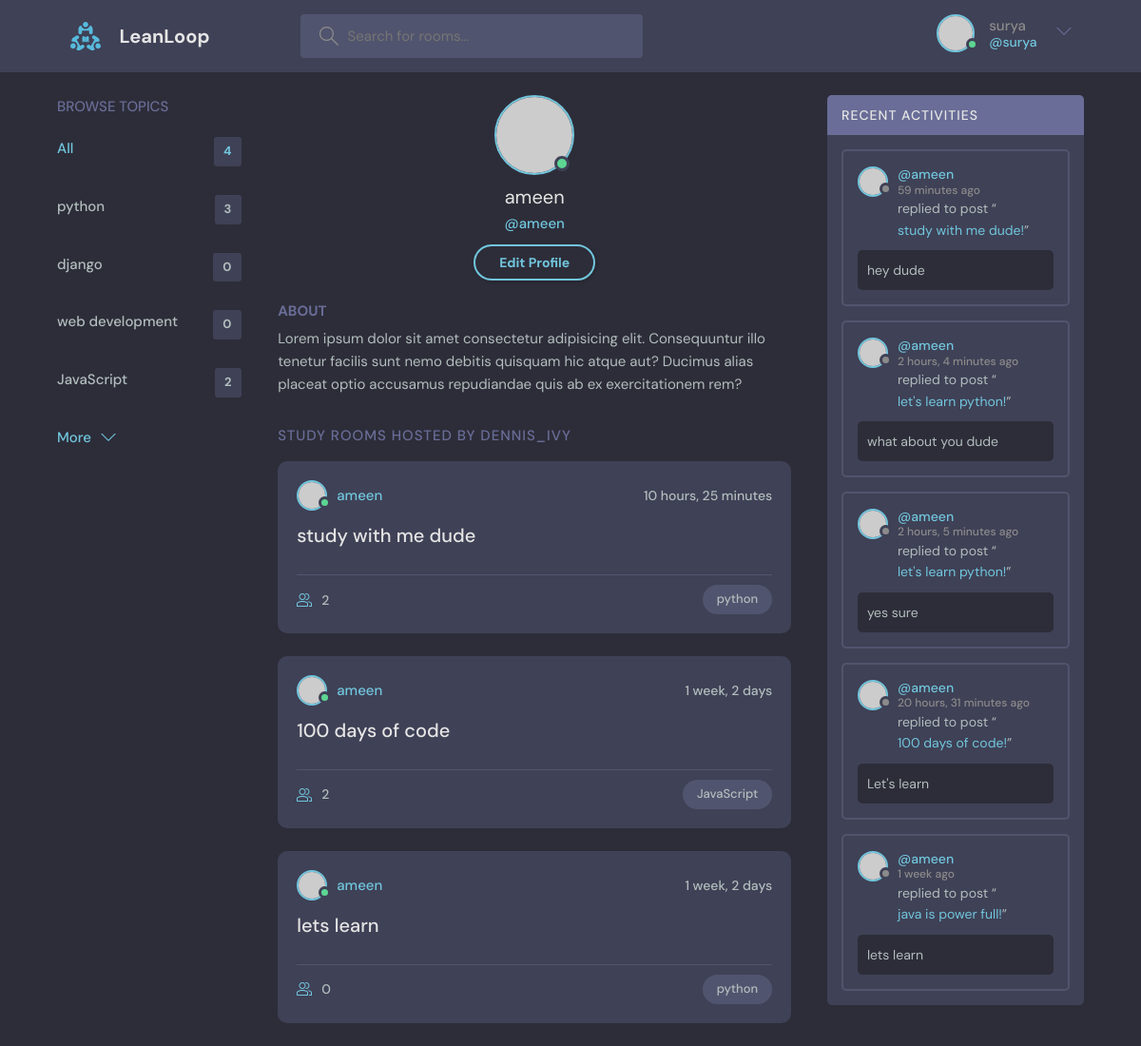
The app's page /profile/1 (signed in) with its own data.
### base/models.py (models this page shows, shortened)
class Topic(models.Model):
    name = models.CharField(max_length=200)

class Room(models.Model):
    host = models.ForeignKey(User, on_delete=models.SET_NULL,null=True)
    topic = models.ForeignKey(Topic, on_delete=models.SET_NULL,null=True)
    name = models.CharField(max_length=200)
    description = models.TextField(null = True, blank=True)
    participants = models.ManyToManyField(User,related_name='participants',blank=True)
    updated = models.DateTimeField(auto_now=True)
    created = models.DateTimeField(auto_now_add=True)
    class Meta:
        ordering = ['-updated' ,'-created']
    def __str__(self):
        return self.name

class Message(models.Model):
    user = models.ForeignKey(User, on_delete=models.CASCADE)
    room = models.ForeignKey(Room, on_delete=models.CASCADE)
    body = models.TextField()
    updated = models.DateTimeField(auto_now=True)
    created = models.DateTimeField(auto_now_add=True)
    class Meta:
        ordering = ['-updated' ,'-created']

### base/views.py (the view)
# urls.py: path("profile/<str:pk>", views.userProfile, name="user-profile"),
@login_required(login_url='/login')
def userProfile (request,pk):
    user = User.objects.get(id=pk)
    rooms = user.room_set.all()
    room_messages = user.message_set.all()
    topics = Topic.objects.all()
    context = {'user':user ,'rooms':rooms , 'room_messages':room_messages ,
               'topics':topics}
    return render(request , 'base/profile.html', context)

### base/templates/base/profile.html
{% extends "main.html" %}
{% block content %}
 <main class="profile-page layout layout--3">
    <div class="container">
      {% include "base/topics_component.html" %}
      <div class="roomList">
        <div class="profile">
          <div class="profile__avatar">
            <div class="avatar avatar--large active">
              <img src="https://randomuser.me/api/portraits/men/11.jpg" />
            </div>
          </div>
          <div class="profile__info">
            <h3>{{user.username}}</h3>
            <p>@{{user.username}}</p>
            <a href="edit-user.html" class="btn btn--main btn--pill">Edit Profile</a>
          </div>
          <div class="profile__about">
            <h3>About</h3>
            <p>
              Lorem ipsum dolor sit amet consectetur adipisicing elit. Consequuntur illo tenetur
              facilis sunt nemo debitis quisquam hic atque aut? Ducimus alias placeat optio
              accusamus repudiandae quis ab ex exercitationem rem?
            </p>
          </div>
        </div>
        <div class="roomList__header">
          <div>
            <h2>Study Rooms Hosted by dennis_ivy</a>
            </h2>
          </div>
        </div>
        {% include "base/feed_component.html" %}
      </div>
      {% include "base/activity_component.html" %}
    </div>
  </main>
{% endblock content %}

### templates/navbar.html (shortened to what this page needs)
{% load static %}
<header class="header header--loggedIn">
    <div class="container">
      <a href="{% url 'home' %}" class="header__logo">
        <img src="{% static 'images/logo.svg' %}" />
        <h1>LeanLoop</h1>
      </a>
      <form class="header__search" method="GET" action="{% url 'home' %}">
        <label>
          <input name="q" placeholder="Search for rooms..." />
        </label>
      </form>
      <nav class="header__menu">
        {% if request.user.is_authenticated %}
        <div class="header__user">
          <a href="profile.html">
            <div class="avatar avatar--medium active">
              <img src="https://randomuser.me/api/portraits/men/37.jpg" />
            </div>
            <p>{{request.user.username}}<span>@{{request.user.username}}</span></p>
          </a>
          <button class="dropdown-button">
            <svg version="1.1" xmlns="http://www.w3.org/2000/svg" width="32" height="32" viewBox="0 0 32 32">
              <title>chevron-down</title>
              <path d="M16 21l-13-13h-3l16 16 16-16h-3l-13 13z"></path>
            </svg>
          </button>
        </div>
        {% else %}
         <a href="{% url 'login' %}">
          <img src="{% static 'images/avatar.svg' %}" />
          <p>Login</p>
        </a>
        {% endif %}
      </nav>
    </div>
  </header>

### base/templates/base/topics_component.html
<div class="topics">
  <div class="topics__header">
    <h2>Browse Topics</h2>
  </div>
  <ul class="topics__list">
    <li>
      <a href="{% url 'home' %}" class="active">All <span>{{topics.count}}</span></a>
    </li>
    {% for topic in topics  %}
    <li>
      <a href="{% url 'home' %}?q={{topic.name}}">{{topic.name}} <span>{{topic.room_set.all.count}}</span></a>
    </li>
  {% endfor %}
  </ul>
  <a class="btn btn--link" href="topics.html">
    More
    <svg version="1.1" xmlns="http://www.w3.org/2000/svg" width="32" height="32" viewBox="0 0 32 32">
      <title>chevron-down</title>
      <path d="M16 21l-13-13h-3l16 16 16-16h-3l-13 13z"></path>
    </svg>
  </a>
</div>

### base/templates/base/feed_component.html (shortened to what this page needs)
{% for room in rooms %}
<div class="roomListRoom">
  <div class="roomListRoom__header">
    <a href="{% url 'user-profile' room.host.id %}" class="roomListRoom__author">
      <div class="avatar avatar--small active">
        <img src="https://randomuser.me/api/portraits/men/11.jpg" />
      </div>
      <span>{{room.host.username}}</span>
    </a>
    <div class="roomListRoom__actions">
      <span>{{room.created|timesince}}</span>
    </div>
  </div>
  <div class="roomListRoom__content">
    <a href="{% url 'room' room.id %}">{{room.name}}</a>
  </div>
  <div class="roomListRoom__meta">
    <a href="{% url 'room' room.id %}" class="roomListRoom__joined">
      {{room.participants.all.count}}
    </a>
    <p class="roomListRoom__topic">{{room.topic.name}}</p>
  </div>
</div>
{% endfor %}

### base/templates/base/activity_component.html (shortened to what this page needs)
<div class="activities">
  <div class="activities__header">
    <h2>Recent Activities</h2>
  </div>
  {% for message in room_messages %}
  <div class="activities__box">
    <div class="activities__boxHeader roomListRoom__header">
      <a href="{% url 'user-profile' message.user.id %}" class="roomListRoom__author">
        <div class="avatar avatar--small">
          <img src="https://randomuser.me/api/portraits/women/11.jpg" />
        </div>
        <p>
          @{{message.user}}
          <span>{{message.created|timesince}} ago</span>
        </p>
      </a>
    </div>
    <div class="activities__boxContent">
      <p>replied to post “<a href="{% url 'room' message.room.id %}">{{message.room}}!</a>”</p>
      <div class="activities__boxRoomContent">
       {{message.body}}
      </div>
    </div>
  </div>
  {% endfor %}
</div>

### records on screen
Topic: name "python", room_set.all.count "3"
Topic: name "django", room_set.all.count "0"
Topic: name "web development", room_set.all.count "0"
Topic: name "JavaScript", room_set.all.count "2"
Room: host.username "ameen", created "10 hours, 25 minutes", name "study with me dude", participants.all.count "2", topic.name "python"
Room: host.username "ameen", created "1 week, 2 days", name "100 days of code", participants.all.count "2", topic.name "JavaScript"
Room: host.username "ameen", created "1 week, 2 days", name "lets learn", participants.all.count "0", topic.name "python"
Message: user "ameen", created "59 minutes", room "study with me dude", body "hey dude"
Message: user "ameen", created "2 hours, 4 minutes", room "let's learn python", body "what about you dude"
Message: user "ameen", created "2 hours, 5 minutes", room "let's learn python", body "yes sure"
Message: user "ameen", created "20 hours, 31 minutes", room "100 days of code", body "Let's learn"
Message: user "ameen", created "1 week", room "java is power full", body "lets learn"

### other values on screen
{{ request.user.username }} "surya"
{{ topics.count }} "4"
{{ user.username }} "ameen"
